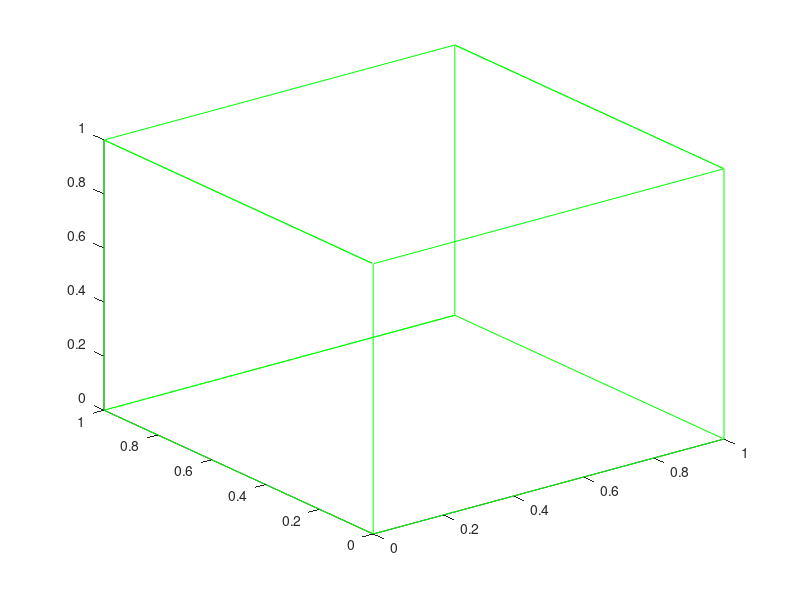

Here is the MATLAB script that generated this plot: (Note: this script raises an error after producing the figure.)
 clear all;clc 
 A = [0 0 0];
 B = [1 0 0];
 C = [0 1 0];
 D = [0 0 1];
 E = [0 1 1];
 F = [1 0 1];
 G = [1 1 0];
 H = [1 1 1];
 P = [A;B;F;H;G;C;A;D;E;H;F;D;E;C;G;B];
 plot3(P(:,1),P(:,2),P(:,3),'g'), hold on % original cube
 roll = 360; pitch = 360; yaw = 360;
 dcm = angle2dcm(yaw, pitch, roll);
 P = P*dcm;
 plot3(P(:,1),P(:,2),P(:,3)) % rotated cube
 plot3(0,0,0,'or')